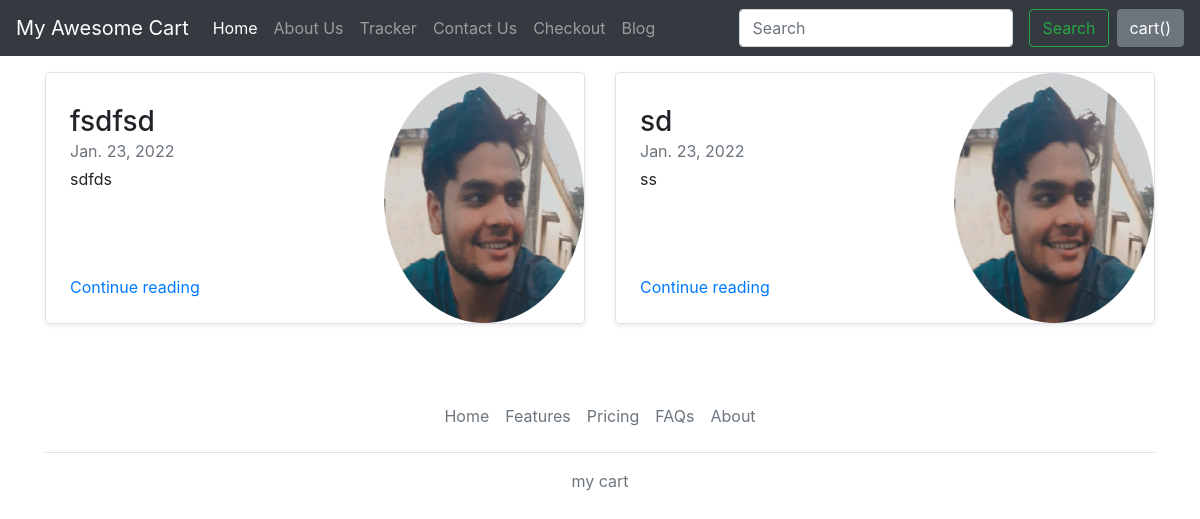
Screenshot of /blog/ with the database file from the repository.
### blog/models.py (models this page shows, shortened)
class Blogpost(models.Model):
    post_id = models.AutoField(primary_key= True)
    tilte = models.CharField(max_length=50)
    head0 = models.CharField(max_length=500, default="")
    chead0 = models.CharField(max_length=5000, default="")
    head1 = models.CharField(max_length=500, default="")
    chead1 = models.CharField(max_length=5000, default="")
    head2 = models.CharField(max_length=500, default="")
    chead2 = models.CharField(max_length=5000, default="")
    pub_date = models.DateField()
    thumbnail = models.ImageField(upload_to='shop/images', default="")

### blog/views.py (the view)
# urls.py: path("", views.index, name = "BlogHome"),
def index(request):
    all_post = Blogpost.objects.all()
    return render(request, "blog/index.html", {"all_post": all_post})

### blog/templates/blog/index.html (shortened to what this page needs)
{%extends 'blog/base.html'%}
{%block body%}
<div class="container mt-3">
    <div class="row my-2">
 {% for post in all_post %}
        <div class="col-md-6">
      <div class="row no-gutters border rounded overflow-hidden flex-md-row mb-4 shadow-sm h-md-250 position-relative">
        <div class="col p-4 d-flex flex-column position-static">
          <h3 class="mb-0">{{ post.head0 }}</h3>
          <div class="mb-1 text-muted">{{ post.pub_date }}</div>
          <p class="card-text mb-auto">{{ post.chead0}}</p>
          <a href="blogpost/{{ post.post_id }}" class="stretched-link">Continue reading</a>
        </div>
        <div class="col-auto d-none d-lg-block">
          <img src="/media/{{post.thumbnail}}" class="bd-placeholder-img" width="200" height="250" aria-label="Placeholder: Thumbnail">
        </div>
      </div>
    </div>
    {% if forloop.counter|divisibleby:2%}
    </div>
    <div class="row my-2">
        {%endif%}
        {%endfor%}</div>
</div>
{% endblock %}

### rows the page displays
Blogpost: head0 "fsdfsd", pub_date "Jan. 23, 2022", chead0 "sdfds", thumbnail (picture)
Blogpost: head0 "sd", pub_date "Jan. 23, 2022", chead0 "ss", thumbnail (picture)
